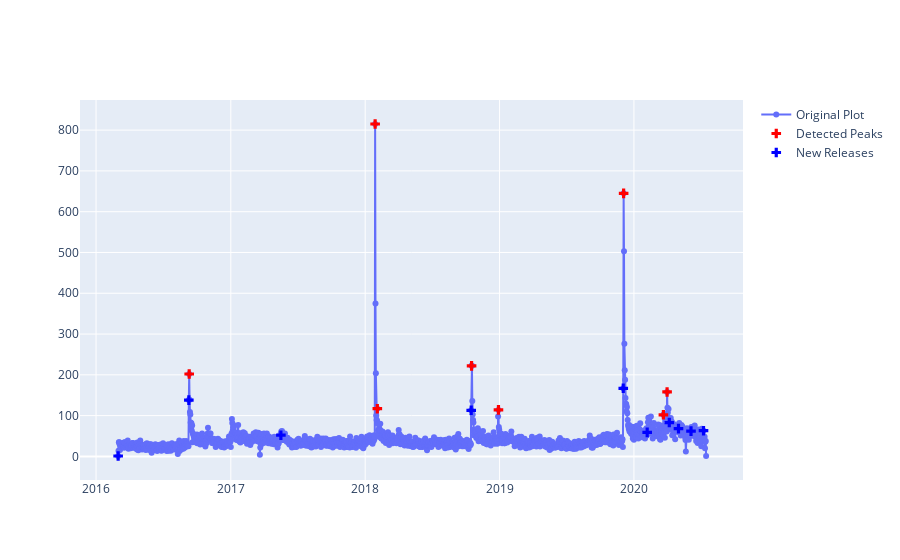

Write notebook code for a chart like this one.
### Code cell
indices = find_peaks(time_series, height=100, plateau_size=1, prominence = 25)[0]
x_vals = dailyqty.index

fig = go.Figure()
fig.add_trace(go.Scatter(x=x_vals,
    y=time_series,
    mode='lines+markers',
    name='Original Plot'
))

fig.add_trace(go.Scatter(
    x=[dailyqty.index[k] for k in indices],
    y=[time_series[j] for j in indices],
    mode='markers',
    marker=dict(
        size=8,
        color='red',
        symbol='cross'
    ),
    name='Detected Peaks'
))

fig.add_trace(go.Scatter(
    x=first_vals,
    y=[time_series[f] for f in first_vals],
    mode='markers',
    marker=dict(
        size=8,
        color='blue',
        symbol='cross'
    ),
    name='New Releases'
))

fig.show()
fig.write_image('figures/fig6 Revenue Peaks.png')

### Figure 1 — Plotly figure (JSON) as saved in the notebook; plotly's stock layout.template omitted (floating-point values rounded to 4 significant figures; data arrays with more than 128 entries replaced by an {"elided": "..."} marker saying what was removed)
{"data": [{"mode": "lines+markers", "name": "Original Plot", "type": "scatter", "x": {"elided": "1598 str values"}, "y": {"elided": "1598 int values"}}, {"marker": {"color": "red", "size": 8, "symbol": "cross"}, "mode": "markers", "name": "Detected Peaks", "type": "scatter", "x": ["2016-09-10", "2018-01-28", "2018-02-03", "2018-10-17", "2018-12-29", "2019-12-04", "2020-03-21", "2020-03-31"], "y": [202, 815, 117, 222, 114, 645, 102, 158]}, {"marker": {"color": "blue", "size": 8, "symbol": "cross"}, "mode": "markers", "name": "New Releases", "type": "scatter", "x": ["2016-03-01", "2019-12-03", "2020-02-06", "2020-04-06", "2020-05-01", "2020-06-04", "2020-07-08", "2018-10-16", "2016-09-09", "2017-05-17"], "y": [1, 167, 59, 83, 68, 62, 63, 113, 138, 52]}], "layout": {}}
